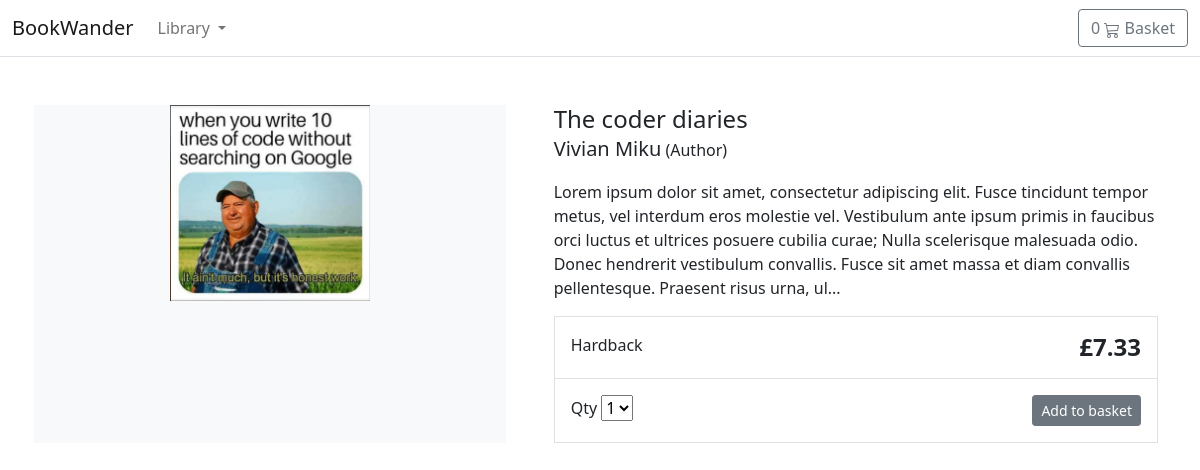
The page /the-coder-diaries on the database its author committed.
### Wanderapp/models.py (models this page shows, shortened)
class Book(models.Model):
    book_id = models.AutoField(primary_key=True)
    slug = models.SlugField(max_length=255)
    title = models.CharField(max_length=255)
    author = models.CharField(max_length=255)
    genre_name = models.ForeignKey(Genre, on_delete=models.CASCADE)
    publication_date = models.DateField()
    price = models.DecimalField(max_digits=10, decimal_places=2)
    description = models.TextField()
    cover_image_url = models.ImageField(upload_to='images/', default='images/default.png')
    in_stock = models.BooleanField(default=True)
    books = BookManager()

### Wanderapp/views.py (the view)
# urls.py: path('<slug:slug>', views.book_detail, name='book_detail'),  # path to book detail
def book_detail(request, slug):
    book = get_object_or_404(Book, slug=slug, in_stock=True)
    return render(request, './Wanderapp/books/detail.html', {'book':book})

### Wanderapp/context_processors.py (called while the page is built)
def genres(request):
    return{
        'genres': Genre.objects.all()
    }

### Wanderapp/models.py (called while the page is built)
    def get_queryset(self):
        return super(BookManager, self).get_queryset().filter(in_stock=True)

    def get_absolute_url(self):
        return reverse('wanderapp:genre_list', args=[self.slug])

### basket/basket.py (called while the page is built)
    def __len__(self):
        return sum(item["qty"] for item in self.basket.values())

### basket/context_processors.py (called while the page is built)
def basket(request):
    return {'basket':Basket(request)}

### templates/Wanderapp/books/detail.html (shortened to what this page needs)
{% extends 'Wanderapp/base.html' %}
{% load static %}
{% block content %}
  <div class="container">
    <main class="pt-5">
      <div class="row g-3">
        <div class="col-md-5 col-lg-5 order-md-first bg-light">
          <img class="img-fluid mx-auto d-block" width="200px" alt="Responsive image" src="{{ book.cover_image_url.url }}" />
        </div>
        <div class="col-md-7 col-lg-7 ps-md-3 ps-lg-5">
          <h1 class="mb-0 h4">{{ book.title }}</h1>
          <p>
            <span class="lead">{{ book.author }}</span> (Author)
          </p>
          <p>{{ book.description|slice:':355' }}...</p>
          <div class="border">
            <div class="col border-bottom">
              <div class="row p-3">
                <div class="col-6">Hardback</div>
                <div class="col-6 text-end">
                  <span class="h4 fw-bold">£{{ book.price }}</span>
                </div>
              </div>
            </div>
            <div class="col">
              <div class="row p-3">
                <div class="col-6">
                  <label for="select">Qty</label>
                  <select id="select">
                    <option value="1">1</option>
                  </select>
                </div>
                <div class="col-6 text-end">
<button type="button" id="add-button" value="{{ book.book_id }}" class="btn btn-secondary btn-sm">Add to basket</button>
                </div>
              </div>
            </div>
          </div>
        </div>
      </div>
    </main>
  </div>
{% endblock %}

### rows shown on the page
Book: cover_image_url (picture), title "The coder diaries", author "Vivian Miku", description "Lorem ipsum dolor sit amet, consectetur adipiscing elit. Fusce tincidunt tempor metus, vel interdum eros molestie vel. Vestibulum ante ipsum primis in faucibus orci luctus et ultrices posuere cubilia curae; Nulla scelerisque malesuada odio. Donec hendrerit vestibulum convallis. Fusce sit amet massa et diam convallis pellentesque. Praesent risus urna, ul", price "7.33"
